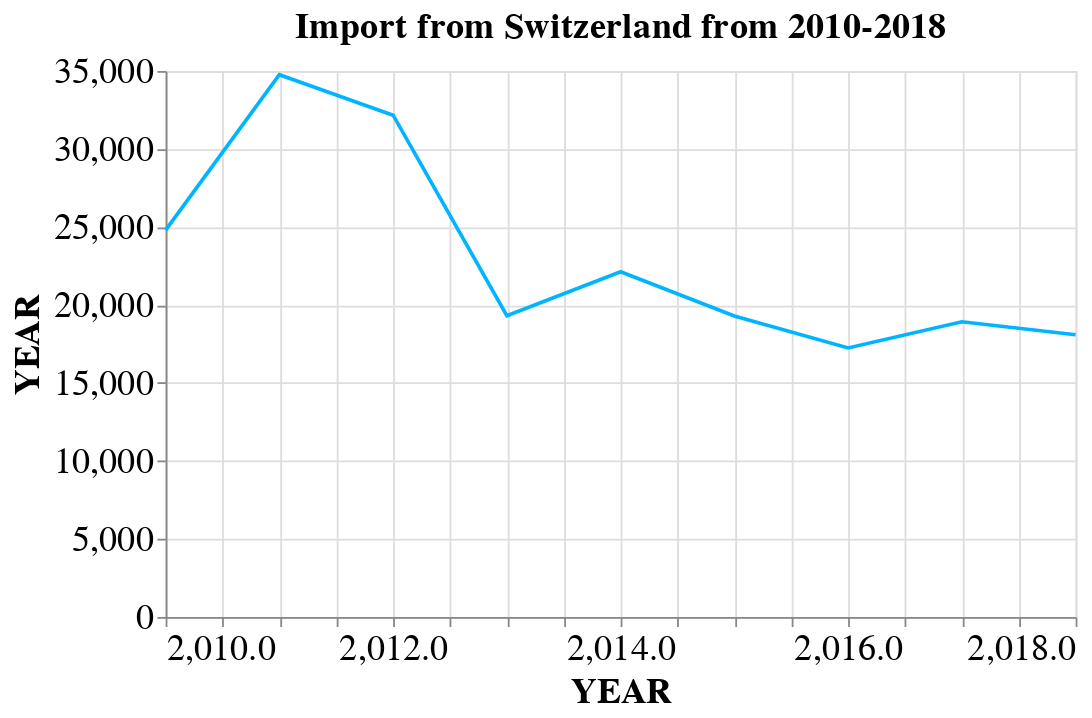

Here is the notebook cell this chart was saved with:
### Code cell
alt.Chart(switzerland,title='Import from Switzerland from 2010-2018').mark_line(color='#00B4FF').encode(x=alt.X('year',axis=alt.Axis(title='YEAR')),y=alt.Y('value',axis=alt.Axis(title='YEAR'))).properties(width=500).configure_axis(labelFontSize=20,titleFontSize=20).configure_title(fontSize=20)

### Figure 1 — Vega-Lite specification as saved in the notebook (floating-point values rounded to 4 significant figures)
{"config": {"view": {"continuousWidth": 400, "continuousHeight": 300}, "axis": {"labelFontSize": 20, "titleFontSize": 20}, "title": {"fontSize": 20}}, "data": {"name": "data-1c8a51406b816197fca8a97a8c4cf85d"}, "mark": {"type": "line", "color": "#00B4FF"}, "encoding": {"x": {"type": "quantitative", "axis": {"title": "YEAR"}, "field": "year"}, "y": {"type": "quantitative", "axis": {"title": "YEAR"}, "field": "value"}}, "title": "Import from Switzerland from 2010-2018", "width": 500, "$schema": "https://vega.github.io/schema/vega-lite/v4.8.1.json", "datasets": {"data-1c8a51406b816197fca8a97a8c4cf85d": [{"year": 2010, "country": "SWITZERLAND", "value": 24800.0}, {"year": 2011, "country": "SWITZERLAND", "value": 34760.0}, {"year": 2012, "country": "SWITZERLAND", "value": 32170.0}, {"year": 2013, "country": "SWITZERLAND", "value": 19310.0}, {"year": 2014, "country": "SWITZERLAND", "value": 22130.0}, {"year": 2015, "country": "SWITZERLAND", "value": 19300.0}, {"year": 2016, "country": "SWITZERLAND", "value": 17250.0}, {"year": 2017, "country": "SWITZERLAND", "value": 18920.0}, {"year": 2018, "country": "SWITZERLAND", "value": 18090.0}]}}
